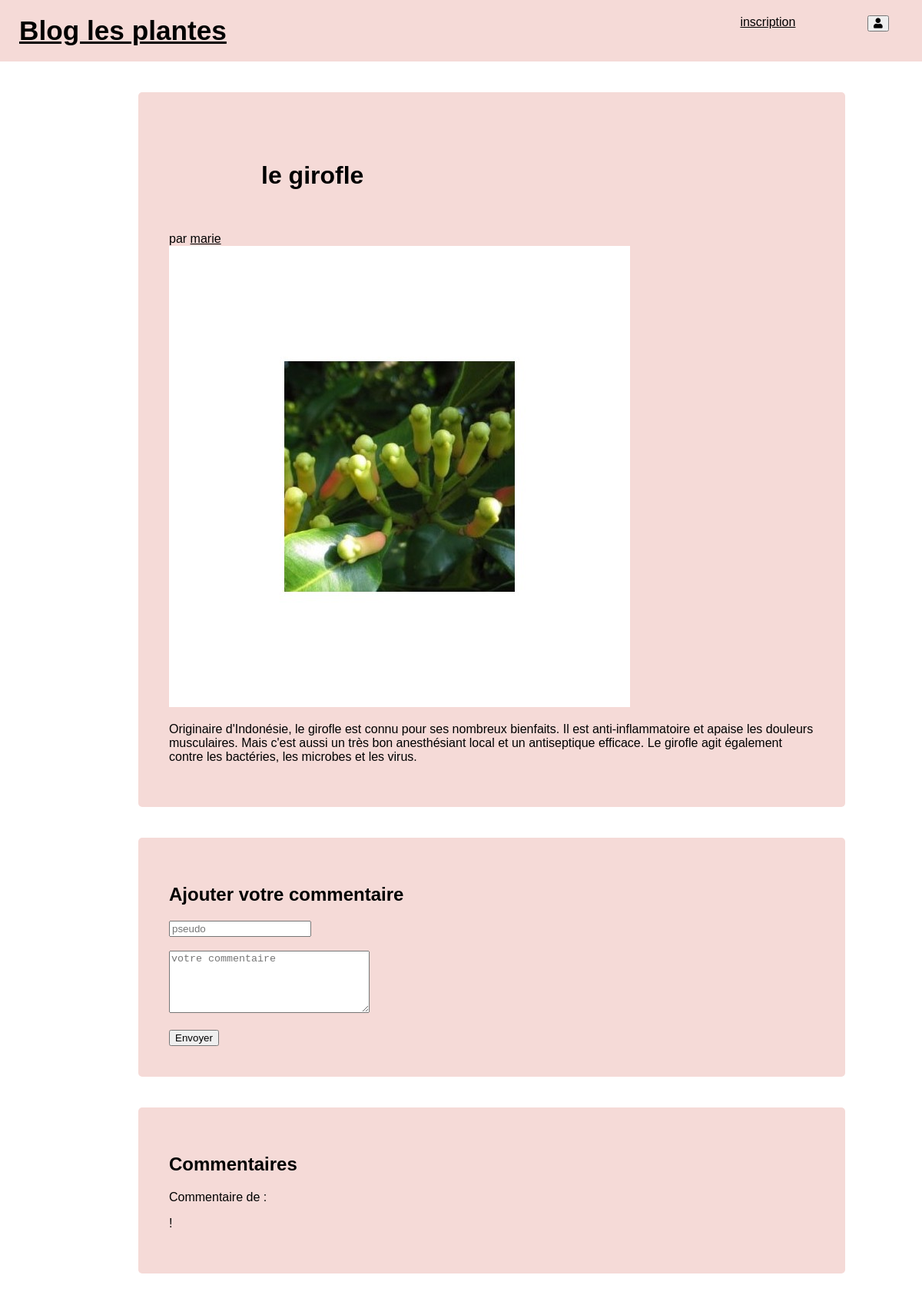
The app's page /article.php?id=5 with its own data.
### tables this page shows
CREATE TABLE IF NOT EXISTS `posts` (
  `id` tinyint(3) NOT NULL AUTO_INCREMENT,
  `title` varchar(150) NOT NULL,
  `content` text NOT NULL,
  `publication_date` datetime NOT NULL DEFAULT CURRENT_TIMESTAMP,
  `image` varchar(100) NOT NULL,
  `writerid` tinyint(3) UNSIGNED NOT NULL,
  PRIMARY KEY (`id`),
  KEY `writerid` (`writerid`)
);

CREATE TABLE IF NOT EXISTS `writers` (
  `id` tinyint(3) UNSIGNED NOT NULL AUTO_INCREMENT,
  `username` varchar(30) NOT NULL,
  `hashed_password` varchar(60) NOT NULL,
  PRIMARY KEY (`id`)
);

CREATE TABLE IF NOT EXISTS `comments` (
  `id` tinyint(3) UNSIGNED NOT NULL AUTO_INCREMENT,
  `username` varchar(30) NOT NULL,
  `content` text NOT NULL,
  `publication_date` datetime NOT NULL DEFAULT CURRENT_TIMESTAMP,
  `articleid` tinyint(3) NOT NULL,
  PRIMARY KEY (`id`),
  KEY `articleid` (`articleid`)
);

### article.php (called while the page is built, shortened)
<?php
$dbh = new PDO(
    'mysql:host=localhost;dbname=monblog;charset=utf8',
    'root',
    '',
    [
        PDO::ATTR_ERRMODE => PDO::ERRMODE_EXCEPTION,
        PDO::ATTR_DEFAULT_FETCH_MODE => PDO::FETCH_ASSOC
    ]
);
$query = 'SELECT posts.id AS postid, posts.title, posts.image, posts.content, posts.publication_date, posts.writerid, writers.id, writers.username FROM posts INNER JOIN writers ON writers.id = posts.writerid WHERE posts.id = :postid';
$sth = $dbh->prepare($query);
$sth->bindValue(':postid', htmlspecialchars($_GET['id']), PDO::PARAM_STR);
$sth->execute();
$theArticle = $sth->fetch();
$query = 'SELECT username, content, articleid FROM comments WHerE articleid=:articleid';
$sth = $dbh->prepare($query);
$sth->bindValue(':articleid', htmlspecialchars($theArticle['postid']), PDO::PARAM_STR);
$sth->execute();
$allComments = $sth->fetchAll();
include 'article.phtml';

### article.phtml (the view, shortened to what this page needs)
<!DOCTYPE html>
<html lang="en">
<head>
    <link href="style.css" rel="stylesheet">
</head>
<body>
<?php
    if (!empty($_SESSION)) {
        include('nav_logged.phtml');
    } else {
        include('nav.phtml');
    }
    ?>
    <div id="container-post">
        <h1><?php echo $theArticle['title']; ?></h1><br>
        <p>par <a href="http://localhost/blog/writer.php?id=<?= $theArticle['writerid']; ?>"><?= $theArticle['username']; ?></a><br>
            <img src="http://localhost/blog/uploads/<?= $theArticle['image']; ?>">
            <p><?= $theArticle['content']; ?></p>
    </div>
    <div id="container-add-comment">
        <h2>Ajouter votre commentaire</h2>
        <form action="article.php" method="post">
            <input type='text' name="pseudo" placeholder="pseudo"><br><br>
            <textarea rows="5" cols="30" type='text' name="commentaire" placeholder="votre commentaire"></textarea><br>
            <input type="hidden" name="postidcomment" value="<?= $theArticle['postid']; ?>"><br>
            <button type="submit">Envoyer</button>
        </form>
    </div>
    <div id="comment-thread">
        <h2>Commentaires</h2>
        <?php foreach ($allComments as $key => $comment) : ?>
            <p> Commentaire de : <?php echo $comment['username']; ?></p>
            <p><?php echo $comment['content']; ?>
            <?php endforeach; ?>
    </div>
</body>
</html>

### style.css (style rules this page uses)
body { font-family: sans-serif; margin: 0; padding: 0; }
h1 { margin-left: 10vw; margin-top: 50px; }
a { color: black; }
#container-post { margin-top: 40px; width: 70vw; margin-left: 15vw; background-color: rgb(245, 218, 215); padding: 40px; border-radius: 5px; }
#container-post img { max-width: 1000px; }
#container-add-comment { margin-top: 40px; width: 70vw; margin-left: 15vw; background-color: rgb(245, 218, 215); padding: 40px; border-radius: 5px; }
#comment-thread { margin-top: 40px; width: 70vw; margin-left: 15vw; background-color: rgb(245, 218, 215); padding: 40px; border-radius: 5px; margin-bottom: 100px; }

### records on screen
posts: title "le girofle", writerid.username "marie", image (picture), content "Originaire d'Indonésie, le girofle est connu pour ses nombreux bienfaits. Il est anti-inflammatoire et apaise les douleurs musculaires. Mais c'est aussi un très bon anesthésiant local et un antiseptique efficace. Le girofle agit également contre les bactéries, les microbes et les virus."
comments: content "!"
